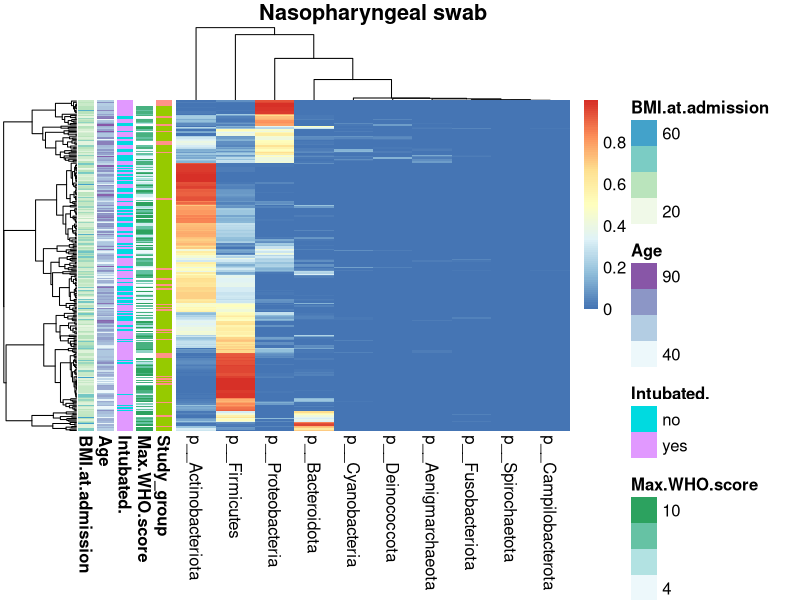
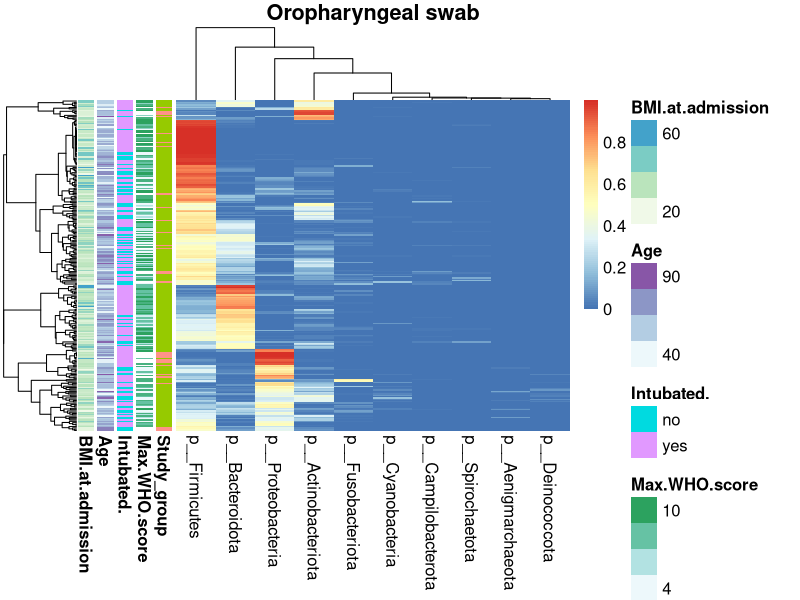
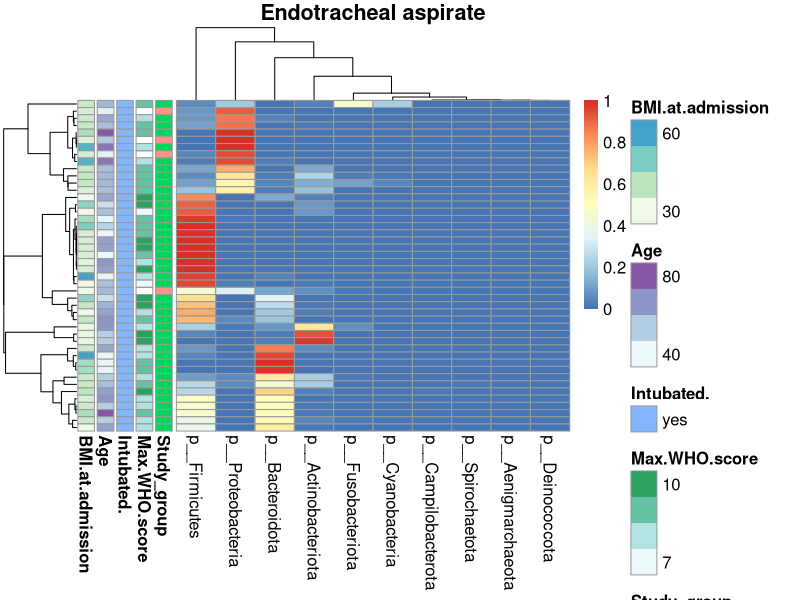
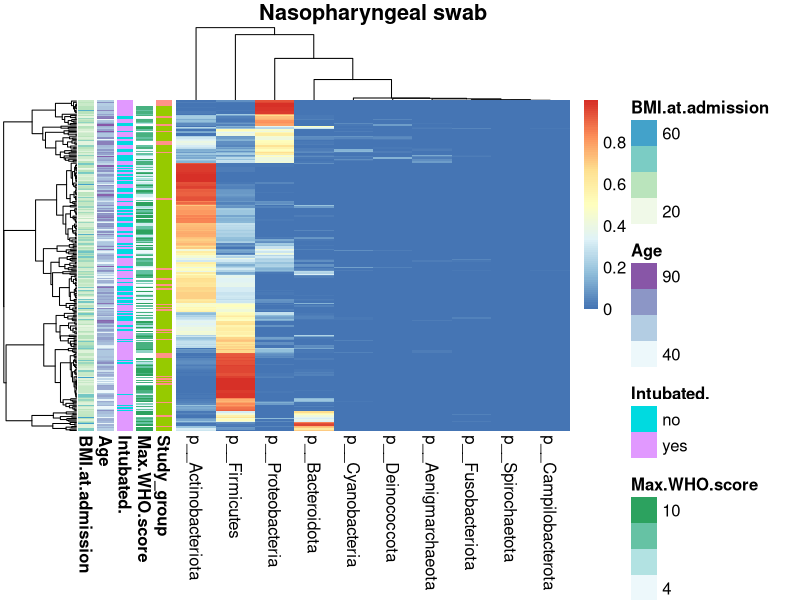
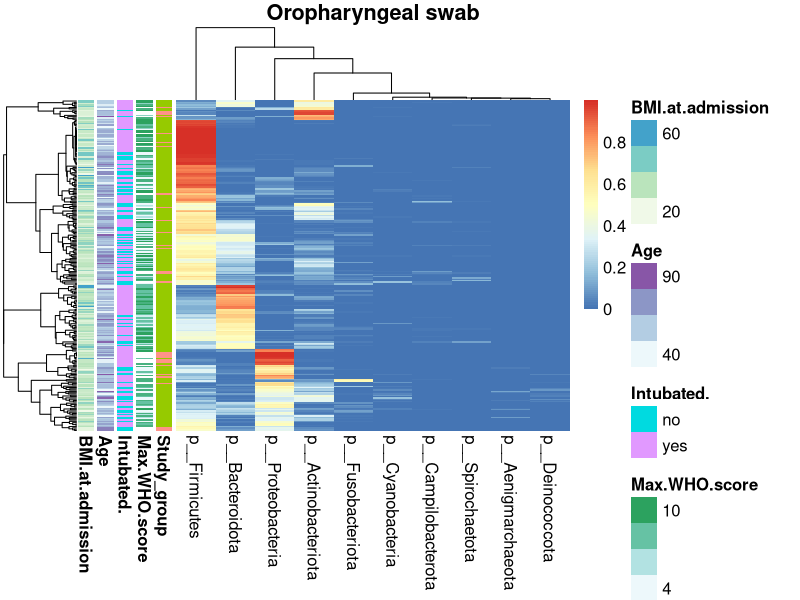
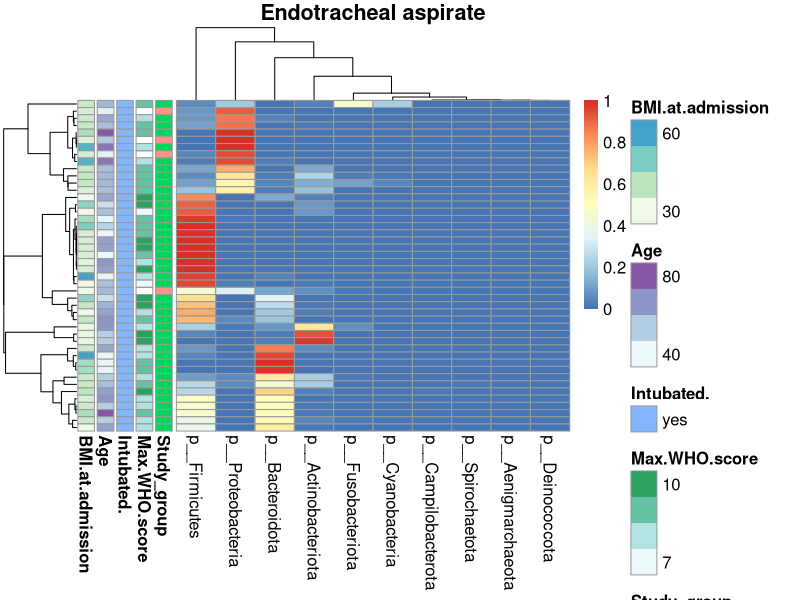
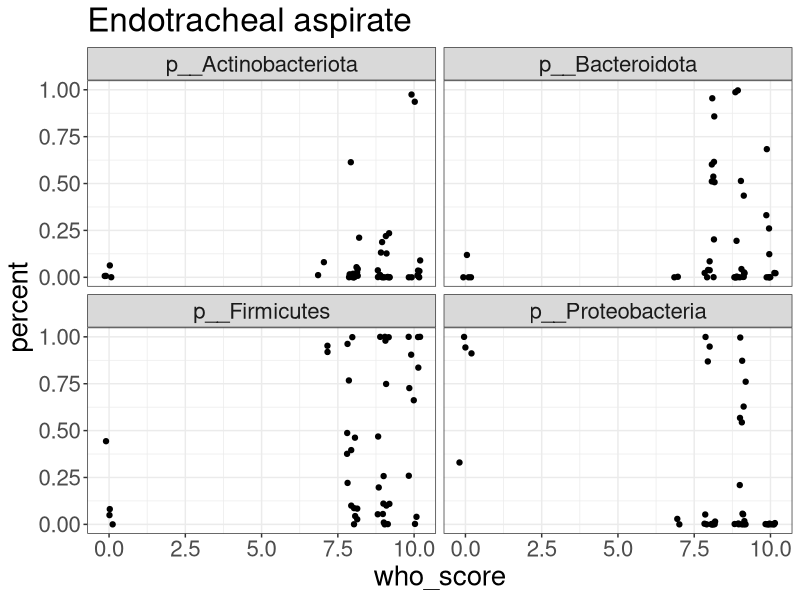
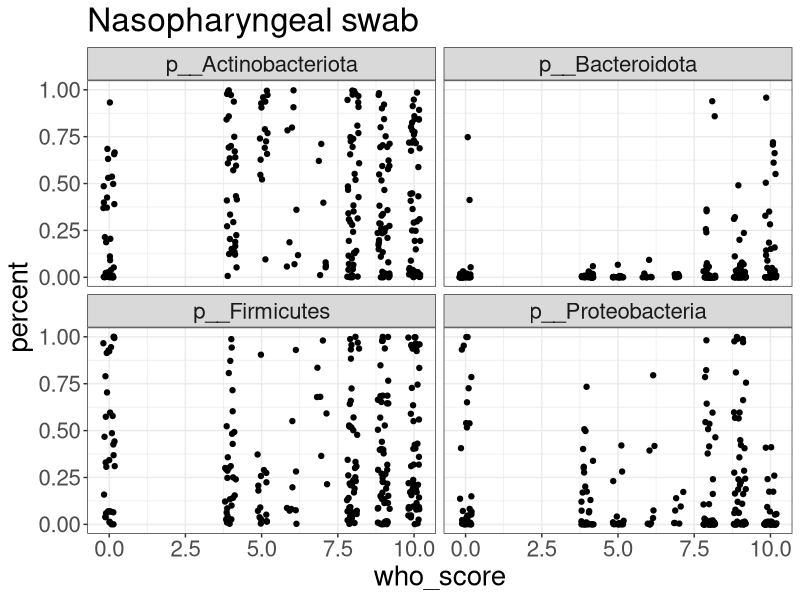

Source code (R) for these figures, in order: (Note: a time limit stopped this script after it produced the figures.)
library(ggplot2)
library(dplyr)
library(tidyr)
library(ggsignif)
library(stringr)
library(pheatmap)

## R 4.0.2

setwd("../") ## set wd for access to data

## load clinical data
clinical = read.csv("data/from_scripts/merged_clinical.csv", row.names = 1, stringsAsFactors = F)

## get Phyla counts
counts = read.csv( "data/raw/counts_taxa_level_1.csv", row.names = 1, stringsAsFactors = F)

## filter to match clinical
counts = counts[rownames(clinical),]


## ------------- HEATMAP -----------------------------
percent = t(apply(counts, 1, function(r){ return(r / sum(r)) }))

## plot phylum heatmap for each sample type 
for (sample_type in unique(clinical$SampleType)){
    
    ## filter to sample type, also to mean of > 0.001
    percent_filtered = percent[clinical$SampleType == sample_type, 
                                    colMeans(percent) >= 0.001]
 
    ## annotate heatmap by covid status
    covid = clinical[rownames(percent_filtered), c("Study_group", "Max.WHO.score", "Intubated.", 
                                                    "Age", "BMI.at.admission")]
    covid = as.data.frame(covid)
    rownames(covid) = rownames(percent_filtered)
    
    ## scale = "none" means color correponds to percent
    plot <- pheatmap(mat = percent_filtered, scale = "none",
                    annotation_row = covid, main = sample_type, fontsize = 12, 
                    labels_row = character(nrow(percent_filtered)))
    ## save plot
    sample_type_name = gsub(" ", "_", sample_type)
    pdf(paste("figures/heatmaps/", sample_type, "_phyla_heatmaps.pdf", sep = ""))
    print(plot)
    dev.off()
}

## -------------- BOXPLOT ----------------------------- 
top_taxa_list = c("p__Firmicutes",  "p__Bacteroidota", "p__Proteobacteria", "p__Actinobacteriota")

## Same figure as separate  images
for (sample_type in c("Endotracheal aspirate", "Nasopharyngeal swab", "Oropharyngeal swab")){
    ## filter to only common taxa and the right sample type
    percent_filter = percent[clinical$SampleType == sample_type,
                            colnames(percent) %in% top_taxa_list]

    ## get into tidy format for plotting
    percent_filter = as.data.frame(percent_filter)
    percent_filter$sample = rownames(percent_filter)
    percent_tidy = gather(percent_filter, "phyla", "percent", -sample)

    ## add who score
    percent_tidy$who_score = ifelse(is.na(clinical[percent_tidy$sample, "Max.WHO.score"]), 0,
                                    clinical[percent_tidy$sample, "Max.WHO.score"]) 
    
    plot <- ggplot(percent_tidy, aes( y = percent, x = who_score)) +
                theme_bw() + 
                geom_jitter(height = 0, width = .2) + 
                ggtitle(sample_type) + 
                facet_wrap(~phyla, ncol = 2) +
                theme(text = element_text(size = 20))
    ## save plot
    sample_type = gsub(" ", "_", sample_type)
    pdf(paste("figures/phyla_boxplots/" , sample_type, "_phyla_boxplots.pdf"))
    print(plot)
    dev.off()
}

## -------------- Broke down by critical/severe/dead -----------------------
for (sample_type in c("Endotracheal aspirate", "Nasopharyngeal swab", "Oropharyngeal swab")){
    ## filter to only common taxa and the right sample type
    percent_filter = percent[clinical$SampleType == sample_type,
                            colnames(percent) %in% top_taxa_list]

    ## get into tidy format for plotting
    percent_filter = as.data.frame(percent_filter)
    percent_filter$sample = rownames(percent_filter)

    ## filter clinical
    clinical_filter = clinical[percent_filter$sample,]

    ## in tidy format
    percent_tidy = gather(percent_filter, "phyla", "percent", -sample)
    percent_tidy$phyla = gsub("p__", "", percent_tidy$phyla) 

    ## grouping
    percent_tidy$grouping = ifelse(is.na(clinical_filter$Max.WHO.score), "non COVID",
                              ifelse(clinical_filter$Max.WHO.score < 7, "COVID mod/severe", 
                                ifelse(clinical_filter$Max.WHO.score == 10, "COVID Dead", "COVID critical")))
    percent_tidy$grouping = factor(percent_tidy$grouping, levels = c("non COVID", "COVID mod/severe", 
                                                                     "COVID critical", "COVID Dead"))
     
    plot <- ggplot(percent_tidy, aes( y = percent, x = grouping, color = grouping)) +
                theme_bw() +
                geom_boxplot(outlier.shape = NA) + geom_jitter(height = 0, width = .2) +
                ggtitle(sample_type) + facet_wrap(~phyla, ncol = 2) + 
                theme(text= element_text(size = 20)) + theme(axis.text.x = element_blank()) +
                scale_color_manual(values = c("forestgreen", "salmon", "orchid", "red4")) +
                ylab("Relative Abundance (Percent)") + xlab("COVID Status and Severity") +
                theme(legend.text = element_text(size = 14)) + theme(legend.title = element_blank())  +
                ylim(0, 1.1)
    sample_type = gsub(" ", "_", sample_type)
    pdf(paste( "figures/phyla_boxplots/", sample_type, "_covid_grouping_boxplots_tall.pdf", sep = ""))
    print(plot)
    dev.off()
}

## --------------- Check significance with random sampling --------------
clean_percent_df = function(percent, sample_type){

## Get just the samples from sample_type, and get in tidy format with proper factor levels 
    percent_filter = percent[clinical$SampleType == sample_type,
                            colnames(percent) %in% top_taxa_list]

    ## get into tidy format for plotting
    percent_filter = as.data.frame(percent_filter)
    percent_filter$sample = rownames(percent_filter)

    ## filter clinical
    clinical_filter = clinical[percent_filter$sample,]

    ## in tidy format
    percent_tidy = gather(percent_filter, "phyla", "percent", -sample)
    percent_tidy$phyla = gsub("p__", "", percent_tidy$phyla) 
    percent_tidy$SubjectID = clinical_filter[percent_filter$sample, "SubjectID"]

    ## gropuing
    percent_tidy$grouping = ifelse(is.na(clinical_filter$Max.WHO.score), "non COVID",
                              ifelse(clinical_filter$Max.WHO.score < 7, "COVID mod/severe", 
                                ifelse(clinical_filter$Max.WHO.score == 10, "COVID Dead", "COVID critical")))
    percent_tidy$grouping = factor(percent_tidy$grouping, levels = c("non COVID", "COVID mod/severe", 
                                                                     "COVID critical", "COVID Dead"))
    return(percent_tidy)
}

## record all p values for later FDR
pvalues_list = list()
for (sample_type in c("Endotracheal aspirate", "Nasopharyngeal swab", "Oropharyngeal swab")){

    ## filter to only common taxa and the right sample type
    percent_tidy = clean_percent_df(percent, sample_type)

    ## random sampleing for significance
    for (i in seq(0:1000)){
        subsample = percent_tidy %>% group_by(phyla, SubjectID) %>% sample_n(1) %>%
                                     ungroup() %>% as.data.frame()
        ## test each sample
        for (phylum in unique(subsample$phyla)) {
            phylum_percent = subsample[subsample$phyla == phylum,]
            p = kruskal.test(percent ~ grouping, data = phylum_percent)$p.value
            pvalues_list[[paste(i, phylum, sample_type)]] <- data.frame(phylum, p, sample_type)
        }
    }
}
pvalues = do.call("rbind", pvalues_list)

## get mean within each random sampling, then do FDR correction
pvalues_mean = group_by(pvalues, phylum, sample_type) %>% summarize(mean_p = mean(p)) %>%
                ungroup() %>% as.data.frame()
pvalues_mean$FDR = p.adjust(pvalues_mean$mean_p)

## ----------- Pairwise comparisons by COVID grouping, same as above ----------------------
## THE FIGURE IS JUST OP AND NP
pvalues_pairwise_list = list()
for (sample_type in c("Nasopharyngeal swab", "Oropharyngeal swab")){

    ## filter to only common taxa and the right sample type
    percent_tidy = clean_percent_df(percent, sample_type)   

    ## random sampleing for significance
    for (i in seq(0:1000)){
        subsample = percent_tidy %>% group_by(phyla, SubjectID) %>% sample_n(1) %>%
                                     ungroup() %>% as.data.frame()
        ## test each sample
        for (phylum in unique(subsample$phyla)) {
            phylum_percent = subsample[subsample$phyla == phylum,]
            p = kruskal.test(percent ~ grouping, data = phylum_percent)$p.value
            pvalues_list[[paste(i, phylum, sample_type)]] <- data.frame(phylum, p, sample_type)
        }
    }
}
pvalues = do.call("rbind", pvalues_list)

## get mean within each random sampling, then do FDR correction
pvalues_mean = group_by(pvalues, phylum, sample_type) %>% summarize(mean_p = mean(p)) %>%
                ungroup() %>% as.data.frame()
pvalues_mean$FDR = p.adjust(pvalues_mean$mean_p)




## ---------- First sample only, WHO score ---------------
spearman_correlation_list = list()
for (sample_type in c("Oropharyngeal swab", "Nasopharyngeal swab")){

    ## get first sample of this sample type COVID ONLY
    clinical_filtered = clinical[clinical$SampleType == sample_type & !(is.na(clinical$Max.WHO.score)),]
    clinical_filtered$first_visit = ave(clinical_filtered$visit_int, clinical_filtered$SubjectID, FUN = min)
    first_visit = clinical_filtered[clinical_filtered$visit_int == clinical_filtered$first_visit,]

    ## filter to sample type, remove "Unassigned"
    percent_filtered = percent[rownames(first_visit), colnames(percent) != "Unassigned"]
    
    ## filter to 2% mean
    percent_filtered = percent_filtered[,colMeans(percent_filtered) >= 0.02]

    who_score = clinical[rownames(percent_filtered), "Max.WHO.score"]
    for (phylum in colnames(percent_filtered)){
        spearman = cor.test(y = percent_filtered[,phylum], x = who_score, method = "spearman")
        df = data.frame(p = spearman$p.value, rho = spearman$estimate, sample_type, phylum)
        spearman_correlation_list[[paste(phylum, sample_type, sep = "_")]] <- df
    }
}
spearman_correlations = do.call("rbind", spearman_correlation_list)
spearman_correlations$fdr = p.adjust(spearman_correlations$p, "BH")
